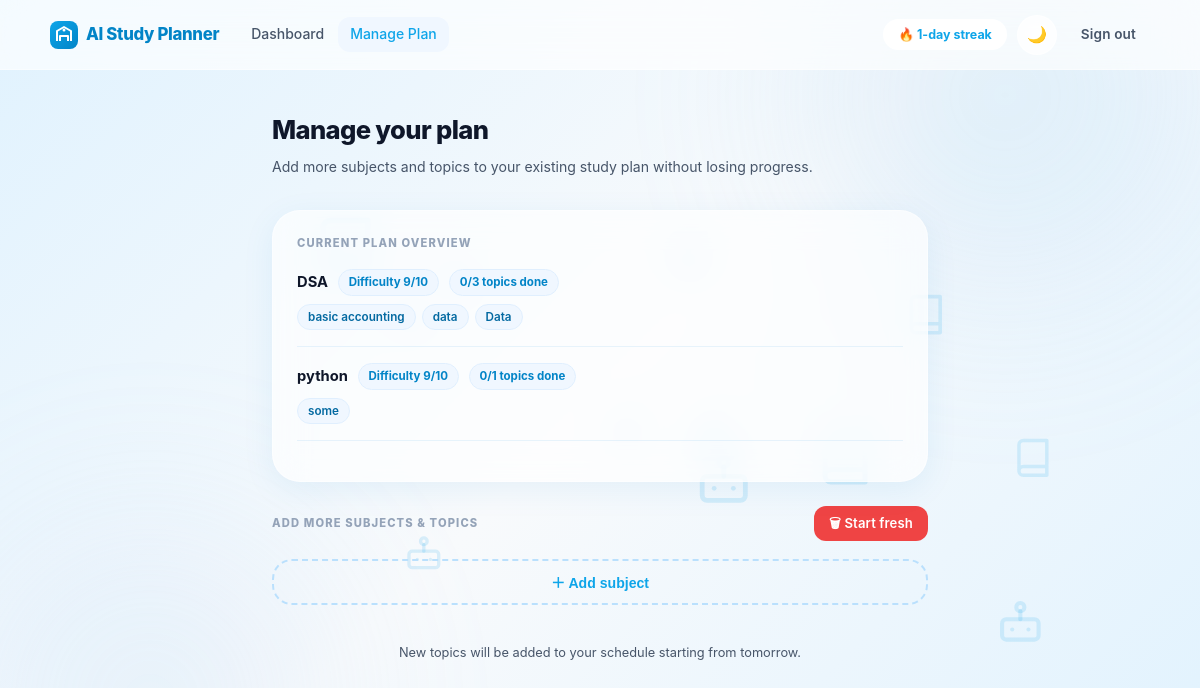
The app's page /manage (signed in) with its own data.
### planner_app/models.py (models this page shows)
class Subject(Base):
    __tablename__ = "subjects"
    id = Column(Integer, primary_key=True)
    uid = Column(Integer, ForeignKey("users.id", ondelete="CASCADE"), nullable=False)
    sname = Column(String, nullable=False)
    difficulty = Column(Integer, nullable=False)
    completed = Column(Boolean, default=False, nullable=False)
    user = relationship("User", back_populates="subjects")
    topics = relationship(
        "Topic",
        back_populates="subject",
        cascade="all, delete-orphan",
        passive_deletes=True,
    )

class Topic(Base):
    __tablename__ = "topics"
    id = Column(Integer, primary_key=True)
    sid = Column(Integer, ForeignKey("subjects.id", ondelete="CASCADE"), nullable=False)
    tname = Column(String, nullable=False)
    completed = Column(Boolean, default=False, nullable=False)
    planned_date = Column(Date, nullable=True)
    planned_hours = Column(Float, nullable=True)
    subject = relationship("Subject", back_populates="topics")

### planner_app/routes.py (the view)
@app.route("/manage")
@login_required
def manage():
    uid = session["user_id"]
    with Session(engine) as db:
        target = db.query(Target).filter_by(uid=uid).first()
        if not target:
            return redirect("/setup")
        today = date.today()
        if target.examdate < today:
            clear_user_plan(uid, db)
            db.commit()
            flash("Your exam date has passed. Starting a new plan.", "info")
            return redirect("/setup?fresh=1")
        raw_subjects = (
            db.query(Subject)
            .filter_by(uid=uid)
            .order_by(Subject.id)
            .all()
        )
        subjects = []
        for s in raw_subjects:
            topics = [
                {"tname": topic.tname, "completed": topic.completed}
                for topic in s.topics
            ]
            total = len(topics)
            done = sum(1 for t in topics if t["completed"])
            subjects.append({
                "sname": s.sname,
                "difficulty": s.difficulty,
                "topics": topics,
                "total": total,
                "done": done,
            })
    return render_template(
        "manage.html",
        subjects=subjects,
        streak=get_streak(uid),
    )

### planner_app/routes.py (called while the page is built)
def login_required(f):
    @wraps(f)
    def decorated_function(*args, **kwargs):
        if "user_id" not in session:
            return redirect(url_for("login"))
        return f(*args, **kwargs)
    return decorated_function

@app.after_request
def after_request(response):
    response.headers["Cache-Control"] = "no-cache, no-store, must-revalidate"
    response.headers["Expires"] = 0
    response.headers["Pragma"] = "no-cache"
    return response

def get_streak(uid):
    with Session(engine) as db:
        user = db.get(User, uid)
        return user.streak if user and user.streak is not None else 0

### templates/manage.html (shortened to what this page needs)
{% extends "layout.html" %}
{% block content %}
<div class="page page-md">
    <div class="page-header">
        <h2>Manage your plan</h2>
        <p>Add more subjects and topics to your existing study plan without losing progress.</p>
    </div>
    {% if subjects %}
    <div class="glass" style="padding:1.5rem;margin-bottom:1.5rem;">
        <div class="section-label" style="margin-bottom:1rem;">Current plan overview</div>
        {% for subj in subjects %}
        <div style="margin-bottom:1rem;padding-bottom:1rem;border-bottom:1px solid rgba(145,201,241,0.2);">
            <div style="display:flex;align-items:center;gap:.6rem;margin-bottom:.5rem;flex-wrap:wrap;">
                <span style="font-weight:700;font-size:.92rem;">{{ subj.sname }}</span>
                <span class="badge-pill badge-blue">Difficulty {{ subj.difficulty }}/10</span>
                <span class="badge-pill badge-blue">{{ subj.done }}/{{ subj.total }} topics done</span>
            </div>
            {% if subj.topics %}
            <div style="display:flex;flex-wrap:wrap;gap:6px;">
                {% for t in subj.topics %}
                <span style="display:inline-flex;align-items:center;gap:5px;background:{% if t.completed %}var(--green-bg){% else %}var(--blue-50){% endif %};color:{% if t.completed %}#1a5c38{% else %}var(--blue-700){% endif %};border:1px solid {% if t.completed %}#b7dfc6{% else %}var(--blue-100){% endif %};padding:3px 10px;border-radius:99px;font-size:.73rem;font-weight:600;">
                    {% if t.completed %}✓{% endif %} {{ t.tname }}
                </span>
                {% endfor %}
            </div>
            {% endif %}
        </div>
        {% endfor %}
    </div>
    {% endif %}
    <div style="display:flex;align-items:center;justify-content:space-between;margin-bottom:1.1rem;flex-wrap:wrap;gap:.5rem;">
        <div class="section-label" style="margin-bottom:0;">Add more subjects &amp; topics</div>
        <a href="/start_fresh" class="btn btn-danger btn-sm" onclick="return confirm('This will DELETE your current plan and start fresh. Are you sure?')">
            🗑 Start fresh
        </a>
    </div>
    <form action="/add_subjects" method="post" id="addForm">
        <button type="button" class="add-subject-btn" onclick="addSubject()">＋ Add subject</button>
    </form>
    <p class="text-muted text-center mt-2" style="font-size:.8rem;">
        New topics will be added to your schedule starting from tomorrow.
    </p>
</div>
{% endblock %}

### templates/layout.html (shortened to what this page needs)
<!DOCTYPE html>
<html lang="en">
<head>
    <link href="/static/styles.css" rel="stylesheet">
</head>
<body>
<div id="interactive-bg" style="position: fixed; top: 0; left: 0; width: 100%; height: 100%; z-index: 0; pointer-events: none; overflow: hidden;"></div>
<nav class="navbar">
    <div class="navbar-inner">
        <a class="navbar-brand" href="/">
            AI Study Planner
        </a>
        <div class="navbar-links" id="navbarLinks">
            {% if 'user_id' in session %}
            <a href="/home" {% if request.path == '/home' %}class="active"{% endif %}>Dashboard</a>
            <a href="/manage" {% if request.path == '/manage' %}class="active"{% endif %}>Manage Plan</a>
            {% elif request.path == '/' %}
            <a href="#features" {% if request.path == '/' %}class="active"{% endif %}>Features</a>
            {% endif %}
        </div>
        <div class="navbar-right">
            {% if streak is defined and streak %}
            <span class="streak-badge">🔥 {{ streak }}-day streak</span>
            {% endif %}
            <button id="themeToggle" class="theme-toggle" type="button" aria-label="Toggle color theme" aria-pressed="false">
                <span class="theme-icon" aria-hidden="true">🌙</span>
            </button>
            {% if 'user_id' in session %}
            <a href="/logout" class="btn btn-ghost">Sign out</a>
            {% else %}
            <a href="/login" class="btn btn-primary btn-sm">Sign in</a>
            {% endif %}
        </div>
    </div>
</nav>
<main style="position: relative; z-index: 10;">
    {% block content %}{% endblock %}
</main>
</body>
</html>

### records on screen
Subject: sname "DSA", difficulty "9", done "0", total "3"
Topic: tname "basic accounting"
Topic: tname "data"
Topic: tname "Data"
Subject: sname "python", difficulty "9", done "0", total "1"
Topic: tname "some"

### other values on screen
{{ streak }} "1"
